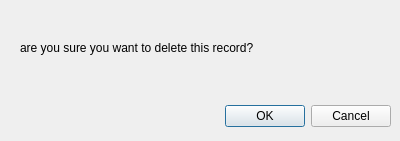
<?xml version="1.0" encoding="UTF-8"?>
<ui version="4.0">
 <class>delete</class>
 <widget class="QDialog" name="delete">
  <property name="geometry">
   <rect>
    <x>0</x>
    <y>0</y>
    <width>400</width>
    <height>141</height>
   </rect>
  </property>
  <property name="windowTitle">
   <string>Dialog</string>
  </property>
  <widget class="QDialogButtonBox" name="buttonBox">
   <property name="geometry">
    <rect>
     <x>50</x>
     <y>100</y>
     <width>341</width>
     <height>32</height>
    </rect>
   </property>
   <property name="orientation">
    <enum>Qt::Horizontal</enum>
   </property>
   <property name="standardButtons">
    <set>QDialogButtonBox::Cancel|QDialogButtonBox::Ok</set>
   </property>
  </widget>
  <widget class="QLabel" name="label">
   <property name="geometry">
    <rect>
     <x>20</x>
     <y>40</y>
     <width>321</width>
     <height>16</height>
    </rect>
   </property>
   <property name="text">
    <string>are you sure you want to delete this record?</string>
   </property>
  </widget>
 </widget>
 <resources/>
 <connections>
  <connection>
   <sender>buttonBox</sender>
   <signal>accepted()</signal>
   <receiver>delete</receiver>
   <slot>accept()</slot>
   <hints>
    <hint type="sourcelabel">
     <x>248</x>
     <y>254</y>
    </hint>
    <hint type="destinationlabel">
     <x>157</x>
     <y>274</y>
    </hint>
   </hints>
  </connection>
  <connection>
   <sender>buttonBox</sender>
   <signal>rejected()</signal>
   <receiver>delete</receiver>
   <slot>reject()</slot>
   <hints>
    <hint type="sourcelabel">
     <x>316</x>
     <y>260</y>
    </hint>
    <hint type="destinationlabel">
     <x>286</x>
     <y>274</y>
    </hint>
   </hints>
  </connection>
 </connections>
</ui>
